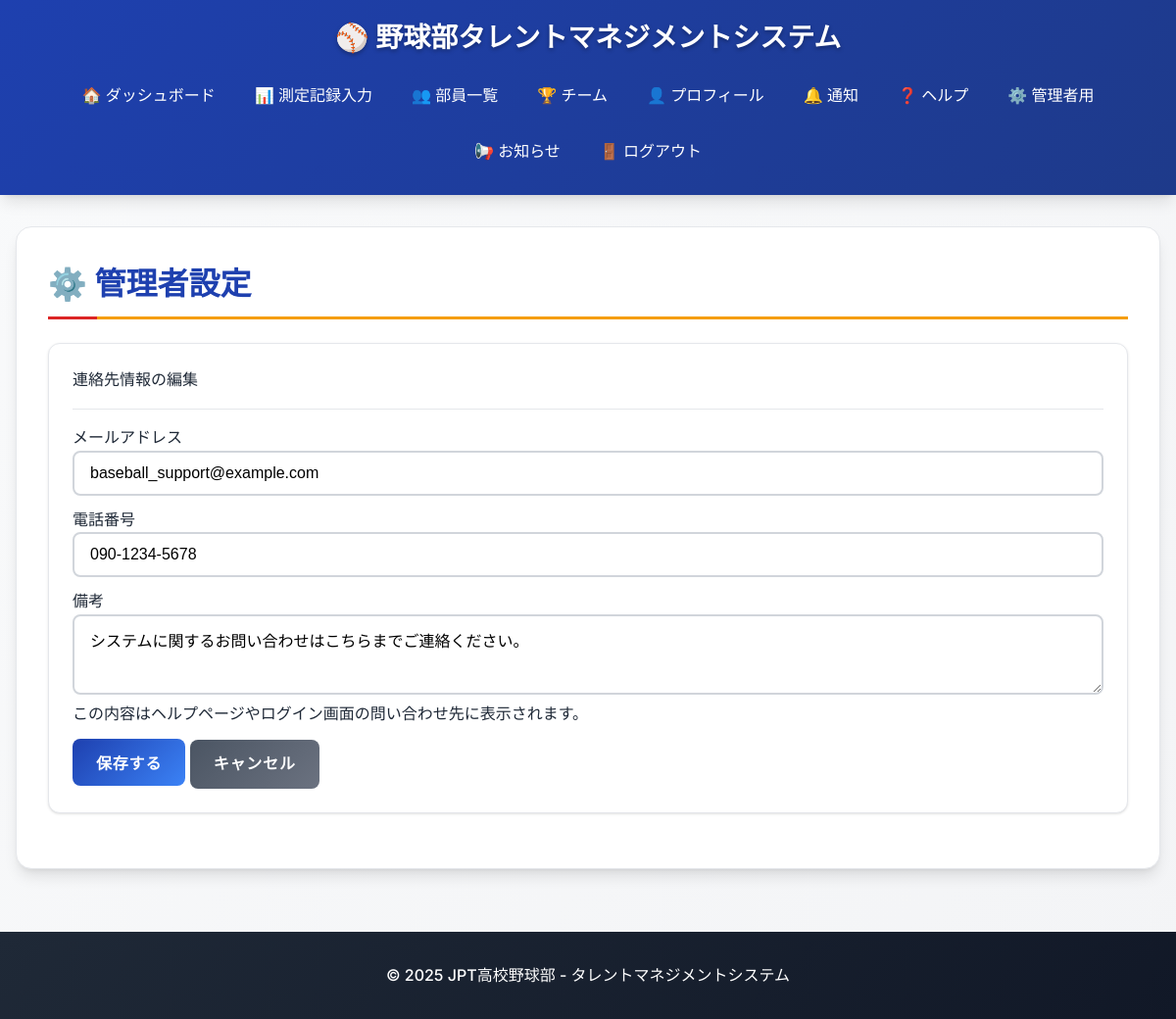
/admin/admin/contact (signed in), run on the app's committed database.
### db_models.py (models this page shows)
class AdminContact(db.Model):
    __tablename__ = 'admin_contact'
    id = db.Column(db.Integer, primary_key=True)
    email = db.Column(db.String(120), nullable=False)
    phone = db.Column(db.String(30), nullable=True)
    note = db.Column(db.String(255), nullable=True)

### blueprints/admin.py (the view, shortened to what this page needs)
@admin_bp.route('/admin/contact', methods=['GET', 'POST'])
@login_required
@roles_required("administer")
def manage_contact():
    contact = AdminContact.query.first()
    if not contact:
        flash('連絡先情報の取得に失敗しました。', 'danger')
        return redirect(url_for('admin.admin'))
    return render_template('admin/contact.html', contact=contact)

### app/app.py (called while the page is built)
@login_manager.user_loader
def load_user(user_id):
    return db.session.get(User, int(user_id))

@app.context_processor
def inject_measurement_data():
    if not current_user.is_authenticated:
        return {}
    notice_cnt = 0
    if current_user.has_any_role("manager"):
        notice_cnt = MeasurementRecord.query.filter_by(created_by=current_user.user_id, status='rejected').count()
    elif current_user.has_any_role("member"):
        notice_cnt = MeasurementRecord.query.filter_by(user_id=current_user.user_id, status='draft').count()
    elif current_user.has_any_role("coach"):
        notice_cnt = MeasurementRecord.query.filter_by(status='pending_coach').count()
    return {
        "notice_cnt": notice_cnt
    }

### db_models.py (called while the page is built)
    def has_any_role(self, *roles):
        return any(role.name in roles for role in self.roles)

### app/templates/admin/contact.html (shortened to what this page needs)
{% extends "base.html" %}
{% block content %}
<div class="container fade-in">
    <h1 class="mb-4">⚙️ 管理者設定</h1>
    <div class="card">
        <div class="card-header">
            連絡先情報の編集
        </div>
        <div class="card-body">
            <form method="POST" action="{{ url_for('admin.manage_contact') }}">
                <div class="mb-3">
                    <label for="email" class="form-label">メールアドレス</label>
                    <input type="email" class="form-control" id="email" name="email" value="{{ contact.email or '' }}" required>
                </div>
                <div class="mb-3">
                    <label for="phone" class="form-label">電話番号</label>
                    <input type="text" class="form-control" id="phone" name="phone" value="{{ contact.phone or '' }}">
                </div>
                <div class="mb-3">
                    <label for="note" class="form-label">備考</label>
                    <textarea class="form-control" id="note" name="note" rows="3">{{ contact.note or '' }}</textarea>
                    <div class="form-text">
                        この内容はヘルプページやログイン画面の問い合わせ先に表示されます。
                    </div>
                </div>
                <button type="submit" class="btn btn-primary">保存する</button>
                <a href="{{ url_for('admin.admin') }}" class="btn btn-secondary">キャンセル</a>
            </form>
        </div>
    </div>
</div>
{% endblock %}

### app/static/styles.css (style rules this page uses)
:root { --primary-color: #1e40af; --primary-light: #3b82f6; --primary-dark: #1e3a8a; --secondary-color: #dc2626; --secondary-light: #ef4444; --secondary-dark: #b91c1c; --accent-color: #f59e0b; --accent-light: #fbbf24; --white: #ffffff; --gray-50: #f9fafb; --gray-100: #f3f4f6; --gray-200: #e5e7eb; --gray-300: #d1d5db; --gray-400: #9ca3af; --gray-500: #6b7280; --gray-600: #4b5563; --gray-700: #374151; --gray-800: #1f2937; --gray-900: #111827; --success: #10b981; --warning: #f59e0b; --error: #ef4444; --info: #3b82f6; --shadow-sm: 0 1px 2px 0 rgb(0 0 0 / 0.05); --shadow: 0 1px 3px 0 rgb(0 0 0 / 0.1), 0 1px 2px -1px rgb(0 0 0 / 0.1); --shadow-md: 0 4px 6px -1px rgb(0 0 0 / 0.1), 0 2px 4px -2px rgb(0 0 0 / 0.1); --shadow-lg: 0 10px 15px -3px rgb(0 0 0 / 0.1), 0 4px 6px -4px rgb(0 0 0 / 0.1); --radius-sm: 0.375rem; --radius: 0.5rem; --radius-md: 0.75rem; --radius-lg: 1rem; --transition: all 0.2s ease-in-out; }
* { margin: 0; padding: 0; box-sizing: border-box; }
html { font-size: 16px; scroll-behavior: smooth; }
body { font-family: 'Inter', 'Segoe UI', Tahoma, Geneva, Verdana, sans-serif; line-height: 1.6; color: var(--gray-800); background: linear-gradient(135deg, var(--gray-50) 0%, var(--gray-100) 100%); min-height: 100vh; }
.container { background: var(--white); border-radius: var(--radius-lg); box-shadow: var(--shadow-lg); padding: 2rem; margin-bottom: 2rem; border: 1px solid var(--gray-200); }
.container h1 { color: var(--primary-color); font-size: 2rem; font-weight: 700; margin-bottom: 1.5rem; padding-bottom: 0.5rem; border-bottom: 3px solid var(--accent-color); position: relative; }
.container h1::after { content: ''; position: absolute; bottom: -3px; left: 0; width: 50px; height: 3px; background: var(--secondary-color); }
.card { background: var(--white); border-radius: var(--radius-md); box-shadow: var(--shadow); padding: 1.5rem; margin-bottom: 1.5rem; border: 1px solid var(--gray-200); transition: var(--transition); }
.card-header { border-bottom: 1px solid var(--gray-200); padding-bottom: 1rem; margin-bottom: 1rem; }
.form-control { width: 100%; padding: 0.75rem 1rem; border: 2px solid var(--gray-300); border-radius: var(--radius); font-size: 1rem; transition: var(--transition); background: var(--white); }
.btn { display: inline-flex; align-items: center; justify-content: center; padding: 0.75rem 1.5rem; border: none; border-radius: var(--radius); font-size: 1rem; font-weight: 600; text-decoration: none; cursor: pointer; transition: var(--transition); text-transform: uppercase; letter-spacing: 0.05em; position: relative; overflow: hidden; }
.btn::before { content: ''; position: absolute; top: 0; left: -100%; width: 100%; height: 100%; background: linear-gradient(90deg, transparent, rgba(255, 255, 255, 0.2), transparent); transition: left 0.5s; }
.btn-primary { background: linear-gradient(135deg, var(--primary-color) 0%, var(--primary-light) 100%); color: var(--white); }
.btn-secondary { background: linear-gradient(135deg, var(--gray-600) 0%, var(--gray-500) 100%); color: var(--white); }
.mb-3 { margin-bottom: 0.75rem; }
.mb-4 { margin-bottom: 1rem; }
.fade-in { animation: fadeIn 0.5s ease-out; }

### data on the page
AdminContact: email "baseball_support@example.com", phone "090-1234-5678", note "システムに関するお問い合わせはこちらまでご連絡ください。"
